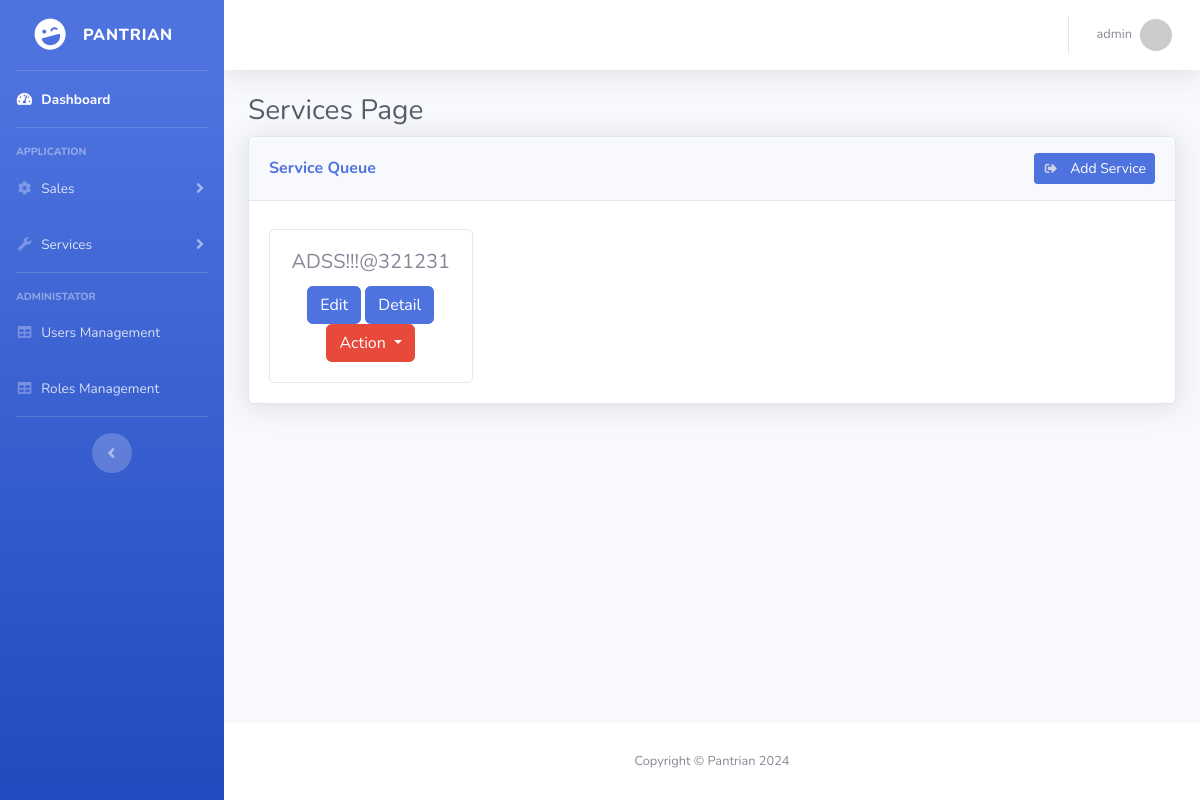
The page /pages/services.php (signed in) on the database as committed earlier.
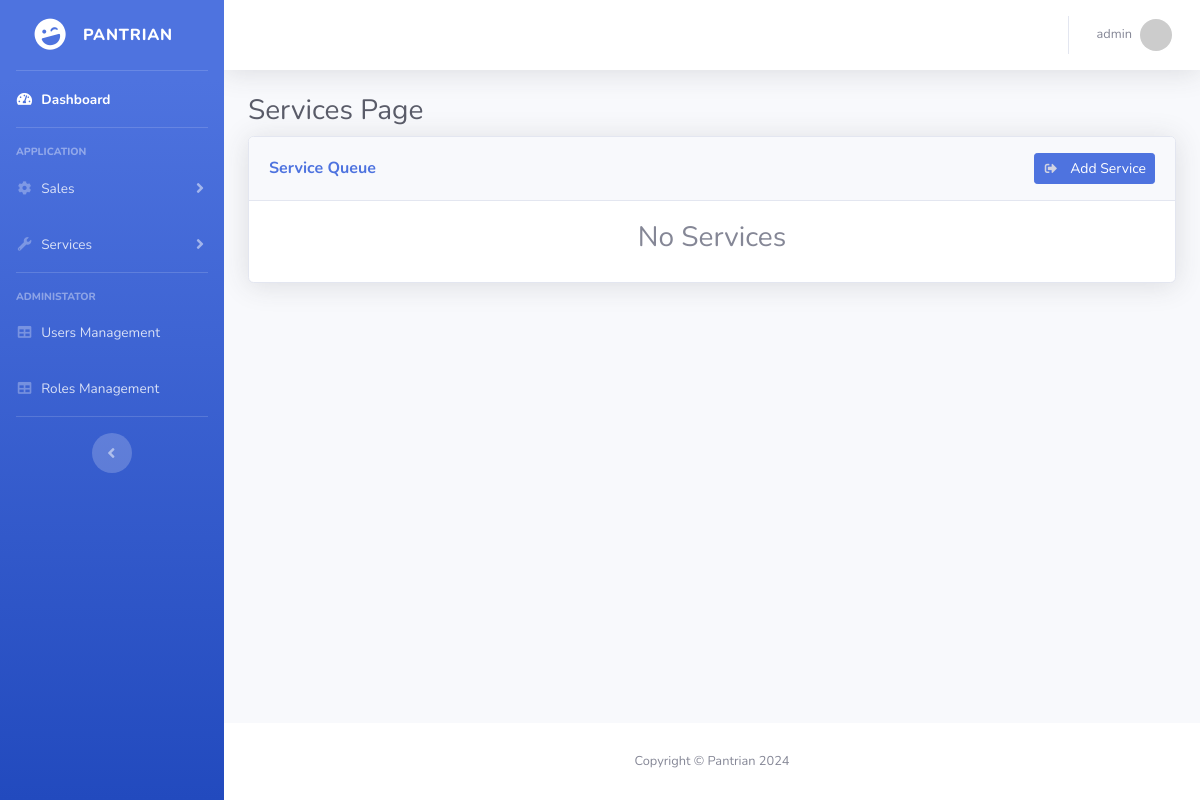
The same page on the database as committed later.
### tables this page shows
CREATE TABLE `services` (
  `id` int NOT NULL,
  `nama` varchar(255) DEFAULT NULL,
  `nomerhp` varchar(20) DEFAULT NULL,
  `montor` text,
  `user_id` int DEFAULT NULL,
  `service_type` int NOT NULL,
  `status` int NOT NULL,
  `deskripsi` text,
  `total` varchar(255) DEFAULT NULL,
  `codeq` text NOT NULL,
  `created_at` datetime NOT NULL DEFAULT CURRENT_TIMESTAMP ON UPDATE CURRENT_TIMESTAMP
);

### pages/services.php (the view, shortened to what the changed rows need)
<?php
    $title = "Services Page";
    require_once("../layout/header.php");
    require_once("../db.php");
    function getServices() {
        global $db;
        $sql = "SELECT * FROM services WHERE status = 0 AND service_type = 1 ORDER BY id DESC";
        $result = $db->query($sql);
        $services = [];
        if ($result->num_rows > 0) {
            while($row = $result->fetch_assoc()) {
                $services[] = $row;
            }
        }
        return $services;
    }
?>
    <div id="wrapper">
        <div id="content-wrapper" class="d-flex flex-column">
            <div id="content">
                <div class="container-fluid">
                    <h1 class="h3 mb-2 text-gray-800"><?= $title ?></h1>
                    <div class="card shadow mb-4">
                        <div class="card-body">
                                <?php
                                    $services = getServices();
                                    if (count($services) == 0) {
                                        echo "<h3 class='text-center'>No Services</h3>";
                                    } else {
                                        echo "<div class='row'>";
                                        foreach ($services as $service) {
                                            echo '
                                            <div class="col-sm-3 mt-2">
                                                <div class="card">
                                                    <div class="card-body">
                                                        <h5 class="card-title text-center">' . $service["codeq"] . '</h5>
                                                        <div class="text-center">
                                                            <button class="btn btn-primary" data-toggle="modal" data-target="#editModal"
                                                            data-id="' . $service["id"] . '"
                                                            data-codeq="' . $service["codeq"] . '"
                                                            data-service_type="' . $service["service_type"] . '"
                                                            data-status="' . $service["status"] . '"
                                                            data-nama="' . $service["nama"] . '"
                                                            data-nomerhp="' . $service["nomerhp"] . '"
                                                            data-montor="' . $service["montor"] . '"
                                                            data-deskripsi="' . $service["deskripsi"] . '"
                                                            data-total="' . $service["total"] . '"
                                                            >Edit</button>
                                                            <button class="btn btn-primary" data-toggle="modal" data-target="#detailModal"
                                                            data-id="' . $service["id"] . '"
                                                            data-codeq="' . $service["codeq"] . '"
                                                            data-service_type="' . $service["service_type"] . '"
                                                            data-status="' . $service["status"] . '"
                                                            data-nama="' . $service["nama"] . '"
                                                            data-nomerhp="' . $service["nomerhp"] . '"
                                                            data-montor="' . $service["montor"] . '"
                                                            data-deskripsi="' . $service["deskripsi"] . '"
                                                            data-total="' . $service["total"] . '"
                                                            >Detail</button>
                                                            <div class="btn-group">
                                                            <button type="button" class="btn btn-danger dropdown-toggle" data-toggle="dropdown" aria-expanded="false">
                                                                Action
                                                            </button>
                                                                data-id="' . $service["id"] . '"
                                                                data-codeq="' . $service["codeq"] . '"
                                                                data-id="' . $service["id"] . '"
                                                                data-codeq="' . $service["codeq"] . '"
                                                            </div>
                                                        </div>
                                                    </div>
                                                </div>
                                            </div>
                                            ';
                                        }
                                        echo "</div>";
                                    }
                                ?>
                        </div>
                    </div>
                </div>
            </div>
        </div>
        </div>
    <?php
        require_once("../layout/footer.php");
    ?>

Rows that differ between the two databases and show on the page:
no longer on this page (row edited): services: codeq "ADSS!!!@321231"
Other text that changed with them:
text now shown: "No Services"
